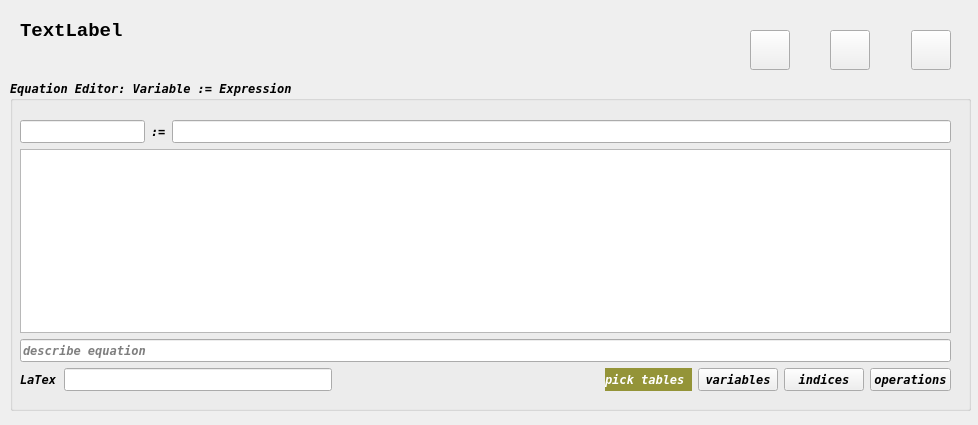
<?xml version="1.0" encoding="UTF-8"?>
<ui version="4.0">
 <class>Form</class>
 <widget class="QWidget" name="Form">
  <property name="windowModality">
   <enum>Qt::NonModal</enum>
  </property>
  <property name="geometry">
   <rect>
    <x>0</x>
    <y>0</y>
    <width>978</width>
    <height>425</height>
   </rect>
  </property>
  <property name="font">
   <font>
    <family>Consolas</family>
   </font>
  </property>
  <property name="windowTitle">
   <string>Form</string>
  </property>
  <property name="toolTip">
   <string/>
  </property>
  <widget class="QGroupBox" name="groupEquationEditor">
   <property name="geometry">
    <rect>
     <x>10</x>
     <y>80</y>
     <width>961</width>
     <height>331</height>
    </rect>
   </property>
   <property name="font">
    <font>
     <family>DejaVu Sans Mono</family>
     <weight>75</weight>
     <italic>true</italic>
     <bold>true</bold>
    </font>
   </property>
   <property name="toolTip">
    <string>Equation editor</string>
   </property>
   <property name="title">
    <string>Equation Editor: Variable := Expression                                                            </string>
   </property>
   <widget class="QWidget" name="verticalLayoutWidget">
    <property name="geometry">
     <rect>
      <x>10</x>
      <y>40</y>
      <width>931</width>
      <height>271</height>
     </rect>
    </property>
    <layout class="QVBoxLayout" name="verticalLayout">
     <item>
      <layout class="QHBoxLayout" name="horizontalLayout_5">
       <item>
        <widget class="QLineEdit" name="lineNewVariable">
         <property name="sizePolicy">
          <sizepolicy hsizetype="Maximum" vsizetype="Fixed">
           <horstretch>0</horstretch>
           <verstretch>0</verstretch>
          </sizepolicy>
         </property>
         <property name="toolTip">
          <string>variable field</string>
         </property>
        </widget>
       </item>
       <item>
        <widget class="QLabel" name="label">
         <property name="font">
          <font>
           <family>Consolas</family>
           <weight>75</weight>
           <italic>true</italic>
           <bold>true</bold>
          </font>
         </property>
         <property name="text">
          <string>:=</string>
         </property>
        </widget>
       </item>
       <item>
        <widget class="QLineEdit" name="lineExpression">
         <property name="font">
          <font>
           <family>Consolas</family>
           <weight>75</weight>
           <italic>true</italic>
           <bold>true</bold>
          </font>
         </property>
         <property name="toolTip">
          <string>equation editor field -- press return when finished</string>
         </property>
        </widget>
       </item>
      </layout>
     </item>
     <item>
      <widget class="QTextBrowser" name="textBrowser"/>
     </item>
     <item>
      <widget class="QLineEdit" name="lineDocumentation">
       <property name="text">
        <string/>
       </property>
       <property name="placeholderText">
        <string>describe equation</string>
       </property>
      </widget>
     </item>
     <item>
      <layout class="QHBoxLayout" name="horizontalLayout_4">
       <item>
        <widget class="QLabel" name="labelLaTex">
         <property name="text">
          <string>LaTex</string>
         </property>
        </widget>
       </item>
       <item>
        <widget class="QLineEdit" name="lineEditLatex"/>
       </item>
       <item>
        <spacer name="horizontalSpacer">
         <property name="orientation">
          <enum>Qt::Horizontal</enum>
         </property>
         <property name="sizeHint" stdset="0">
          <size>
           <width>40</width>
           <height>20</height>
          </size>
         </property>
        </spacer>
       </item>
       <item>
        <layout class="QHBoxLayout" name="horizontalLayout_3">
         <item>
          <widget class="QLabel" name="label_2">
           <property name="toolTip">
            <string>Pick tables</string>
           </property>
           <property name="styleSheet">
            <string notr="true">background-color: rgb(148, 148, 56);
color :rgb(255, 255, 255)</string>
           </property>
           <property name="text">
            <string>&lt;html&gt;&lt;head/&gt;&lt;body&gt;&lt;p&gt;&lt;span style=&quot; font-weight:600;&quot;&gt;  pick tables  &lt;/span&gt;&lt;/p&gt;&lt;/body&gt;&lt;/html&gt;</string>
           </property>
           <property name="scaledContents">
            <bool>false</bool>
           </property>
           <property name="margin">
            <number>10</number>
           </property>
          </widget>
         </item>
         <item>
          <widget class="QPushButton" name="pushPickVariables">
           <property name="font">
            <font>
             <family>DejaVu Sans Mono</family>
             <weight>75</weight>
             <italic>true</italic>
             <bold>true</bold>
            </font>
           </property>
           <property name="toolTip">
            <string>pick variable table</string>
           </property>
           <property name="text">
            <string>variables</string>
           </property>
          </widget>
         </item>
         <item>
          <widget class="QPushButton" name="pushPickIndices">
           <property name="font">
            <font>
             <family>DejaVu Sans Mono</family>
             <weight>75</weight>
             <italic>true</italic>
             <bold>true</bold>
            </font>
           </property>
           <property name="toolTip">
            <string>pick index table</string>
           </property>
           <property name="text">
            <string>indices</string>
           </property>
          </widget>
         </item>
         <item>
          <widget class="QPushButton" name="pushPickOperations">
           <property name="font">
            <font>
             <family>DejaVu Sans Mono</family>
             <weight>75</weight>
             <italic>true</italic>
             <bold>true</bold>
            </font>
           </property>
           <property name="toolTip">
            <string>pick operations</string>
           </property>
           <property name="text">
            <string>operations</string>
           </property>
          </widget>
         </item>
        </layout>
       </item>
      </layout>
     </item>
    </layout>
   </widget>
  </widget>
  <widget class="QLabel" name="labelNetwork">
   <property name="geometry">
    <rect>
     <x>20</x>
     <y>10</y>
     <width>741</width>
     <height>41</height>
    </rect>
   </property>
   <property name="font">
    <font>
     <family>Consolas</family>
     <pointsize>14</pointsize>
     <weight>75</weight>
     <bold>true</bold>
    </font>
   </property>
   <property name="text">
    <string>TextLabel</string>
   </property>
  </widget>
  <widget class="QWidget" name="layoutWidget">
   <property name="geometry">
    <rect>
     <x>750</x>
     <y>20</y>
     <width>201</width>
     <height>61</height>
    </rect>
   </property>
   <layout class="QHBoxLayout" name="horizontalLayout_2">
    <item>
     <widget class="QPushButton" name="pushAccept">
      <property name="sizePolicy">
       <sizepolicy hsizetype="Expanding" vsizetype="Expanding">
        <horstretch>40</horstretch>
        <verstretch>40</verstretch>
       </sizepolicy>
      </property>
      <property name="minimumSize">
       <size>
        <width>40</width>
        <height>40</height>
       </size>
      </property>
      <property name="maximumSize">
       <size>
        <width>40</width>
        <height>40</height>
       </size>
      </property>
      <property name="toolTip">
       <string>puts things in place and closes equation editor</string>
      </property>
      <property name="text">
       <string/>
      </property>
     </widget>
    </item>
    <item>
     <spacer name="horizontalSpacer_2">
      <property name="orientation">
       <enum>Qt::Horizontal</enum>
      </property>
      <property name="sizeHint" stdset="0">
       <size>
        <width>40</width>
        <height>20</height>
       </size>
      </property>
     </spacer>
    </item>
    <item>
     <widget class="QPushButton" name="pushDeleteEquation">
      <property name="sizePolicy">
       <sizepolicy hsizetype="Expanding" vsizetype="Expanding">
        <horstretch>40</horstretch>
        <verstretch>40</verstretch>
       </sizepolicy>
      </property>
      <property name="minimumSize">
       <size>
        <width>40</width>
        <height>40</height>
       </size>
      </property>
      <property name="maximumSize">
       <size>
        <width>40</width>
        <height>40</height>
       </size>
      </property>
      <property name="text">
       <string/>
      </property>
     </widget>
    </item>
    <item>
     <spacer name="horizontalSpacer_3">
      <property name="orientation">
       <enum>Qt::Horizontal</enum>
      </property>
      <property name="sizeHint" stdset="0">
       <size>
        <width>40</width>
        <height>20</height>
       </size>
      </property>
     </spacer>
    </item>
    <item>
     <widget class="QPushButton" name="pushCancel">
      <property name="sizePolicy">
       <sizepolicy hsizetype="Expanding" vsizetype="Expanding">
        <horstretch>40</horstretch>
        <verstretch>40</verstretch>
       </sizepolicy>
      </property>
      <property name="minimumSize">
       <size>
        <width>40</width>
        <height>40</height>
       </size>
      </property>
      <property name="maximumSize">
       <size>
        <width>40</width>
        <height>40</height>
       </size>
      </property>
      <property name="text">
       <string/>
      </property>
     </widget>
    </item>
   </layout>
  </widget>
  <zorder>labelNetwork</zorder>
  <zorder>groupEquationEditor</zorder>
  <zorder>layoutWidget</zorder>
 </widget>
 <resources/>
 <connections>
  <connection>
   <sender>lineExpression</sender>
   <signal>editingFinished()</signal>
   <receiver>lineDocumentation</receiver>
   <slot>setFocus()</slot>
   <hints>
    <hint type="sourcelabel">
     <x>485</x>
     <y>173</y>
    </hint>
    <hint type="destinationlabel">
     <x>380</x>
     <y>353</y>
    </hint>
   </hints>
  </connection>
  <connection>
   <sender>lineNewVariable</sender>
   <signal>editingFinished()</signal>
   <receiver>lineExpression</receiver>
   <slot>setFocus()</slot>
   <hints>
    <hint type="sourcelabel">
     <x>111</x>
     <y>173</y>
    </hint>
    <hint type="destinationlabel">
     <x>485</x>
     <y>173</y>
    </hint>
   </hints>
  </connection>
  <connection>
   <sender>lineDocumentation</sender>
   <signal>editingFinished()</signal>
   <receiver>lineExpression</receiver>
   <slot>setFocus()</slot>
   <hints>
    <hint type="sourcelabel">
     <x>380</x>
     <y>353</y>
    </hint>
    <hint type="destinationlabel">
     <x>485</x>
     <y>173</y>
    </hint>
   </hints>
  </connection>
 </connections>
</ui>
